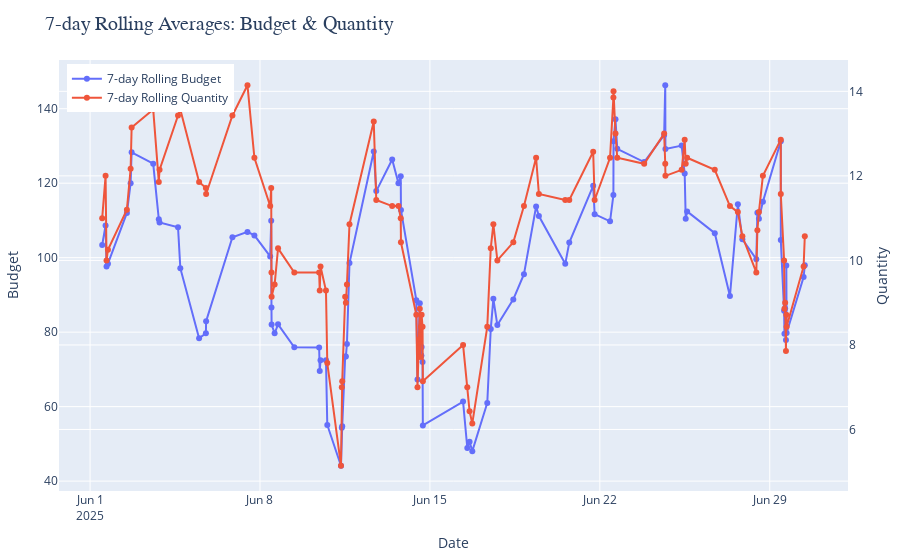
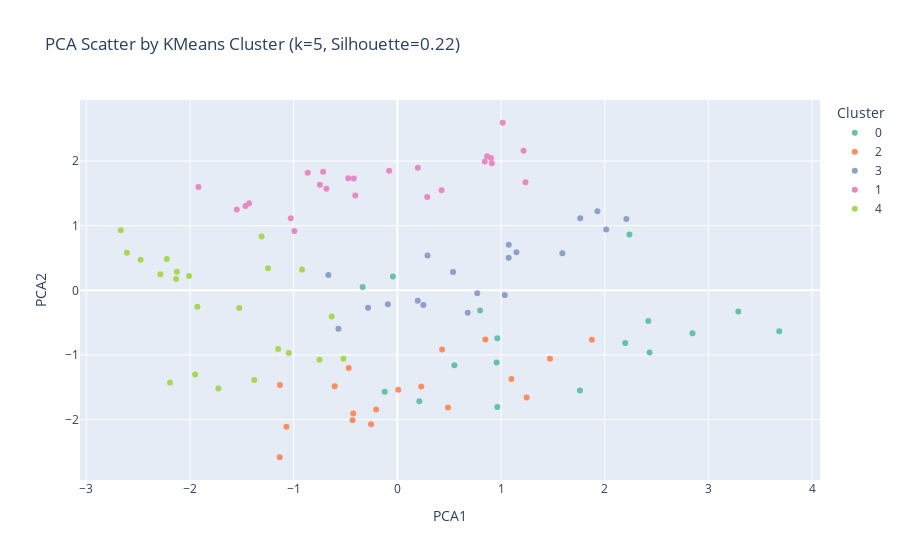
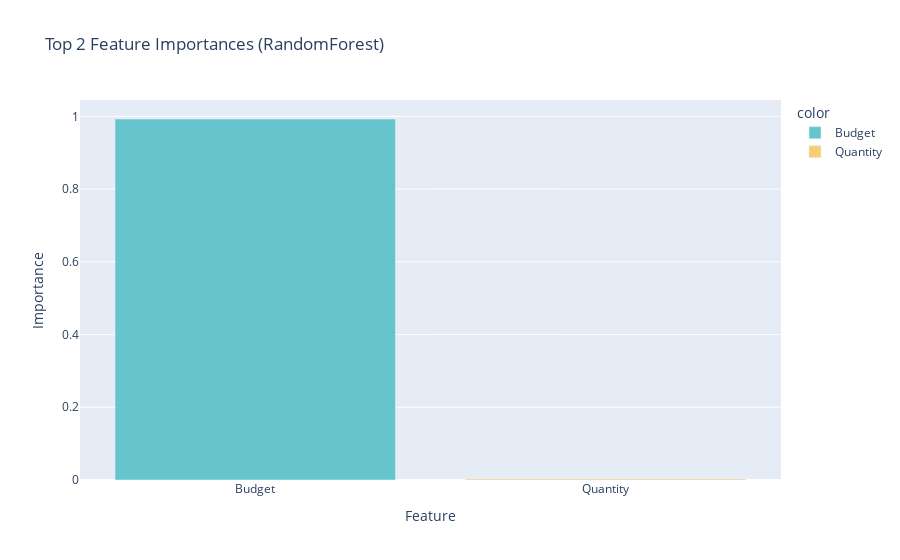

Notebook code cell kept with these figures, in order:
### Code cell
import sys
import subprocess
import pandas as pd
import numpy as np
import random
from sklearn.cluster import KMeans
from sklearn.metrics import silhouette_score, root_mean_squared_error, r2_score
from sklearn.decomposition import PCA
from sklearn.linear_model import RidgeCV
from sklearn.ensemble import RandomForestRegressor
from sklearn.model_selection import GridSearchCV, train_test_split
from sklearn.preprocessing import StandardScaler
import joblib
import pytz
import warnings
from sklearn.inspection import PartialDependenceDisplay

# Auto-install required packages if missing
def pip_install(pkg):
    try:
        __import__(pkg)
    except ImportError:
        subprocess.check_call([sys.executable, "-m", "pip", "install", pkg])

for pkg in ['pandas', 'numpy', 'scikit-learn', 'plotly', 'joblib', 'pytz']:
    pip_install(pkg)

import plotly.express as px
import plotly.graph_objects as go
warnings.filterwarnings("ignore")

random.seed(42)
np.random.seed(42)

# Load data
athens = pytz.timezone('Europe/Athens')
df = pd.read_csv("output.csv", parse_dates=['Date of Purchase'])
if df['Date of Purchase'].dt.tz is None:
    df['Date of Purchase'] = df['Date of Purchase'].dt.tz_localize('Europe/Athens')
else:
    df['Date of Purchase'] = df['Date of Purchase'].dt.tz_convert('Europe/Athens')

df = df.sort_values('Date of Purchase').reset_index(drop=True)

# Feature engineering
df['Budget_rolling7'] = df['Budget'].rolling(7, min_periods=1).mean()
df['Quantity_rolling7'] = df['Quantity'].rolling(7, min_periods=1).mean()
df['Hour'] = df['Date of Purchase'].dt.hour
df['Weekday'] = df['Date of Purchase'].dt.day_name()
df['IsWeekend'] = df['Date of Purchase'].dt.weekday >= 5

df_enc = pd.get_dummies(df, columns=['Store Name', 'Gender'], drop_first=True)

# Plot dual-axis line of rolling averages
fig = go.Figure()
fig.add_trace(go.Scatter(
    x=df['Date of Purchase'], y=df['Budget_rolling7'],
    name='7-day Rolling Budget', yaxis='y1', mode='lines+markers'
))
fig.add_trace(go.Scatter(
    x=df['Date of Purchase'], y=df['Quantity_rolling7'],
    name='7-day Rolling Quantity', yaxis='y2', mode='lines+markers'
))
fig.update_layout(
    title="7-day Rolling Averages: Budget & Quantity",
    yaxis=dict(title='Budget'),
    yaxis2=dict(title='Quantity', overlaying='y', side='right'),
    xaxis=dict(title='Date'),
    legend=dict(x=0.01, y=0.99),
    margin=dict(l=40, r=40, t=60, b=40),
    title_font=dict(size=20, family="Arial")
)
fig.show()

# KMeans clustering (k=2..6), silhouette selection, PCA scatter
features = ['Age', 'Quantity', 'Budget', 'Hour'] + \
           [c for c in df_enc.columns if c.startswith('Store Name_') or c.startswith('Gender_')]
X = df_enc[features].values
scaler = StandardScaler()
X_scaled = scaler.fit_transform(X)

best_score = -1
best_k = 2
best_labels = None
for k in range(2, 7):
    km = KMeans(n_clusters=k, random_state=42, n_init=10)
    labels = km.fit_predict(X_scaled)
    score = silhouette_score(X_scaled, labels)
    if score > best_score:
        best_score = score
        best_k = k
        best_labels = labels

pca = PCA(n_components=2, random_state=42)
X_pca = pca.fit_transform(X_scaled)
fig2 = px.scatter(
    x=X_pca[:,0], y=X_pca[:,1], color=best_labels.astype(str),
    title=f"PCA Scatter by KMeans Cluster (k={best_k}, Silhouette={best_score:.2f})",
    labels={'x':'PCA1', 'y':'PCA2', 'color':'Cluster'},
    color_discrete_sequence=px.colors.qualitative.Set2
)
fig2.show()

print(f"Best KMeans k={best_k}, silhouette={best_score:.3f}")

# Regression: RidgeCV & RandomForestRegressor, GridSearchCV, RMSE/R2
target = 'Budget'
Xreg = df_enc[features]
yreg = df[target]
X_train, X_test, y_train, y_test = train_test_split(Xreg, yreg, test_size=0.25, random_state=42)

# RidgeCV
ridge = RidgeCV(alphas=np.logspace(-3, 3, 20), cv=5)
ridge.fit(X_train, y_train)
y_pred_ridge = ridge.predict(X_test)
rmse_ridge = root_mean_squared_error(y_test, y_pred_ridge)
r2_ridge = r2_score(y_test, y_pred_ridge)

# RandomForestRegressor with GridSearchCV
rf = RandomForestRegressor(random_state=42)
param_grid = {'n_estimators': [50, 100], 'max_depth': [3, 5, 8]}
gs = GridSearchCV(rf, param_grid, cv=3, n_jobs=-1)
gs.fit(X_train, y_train)
y_pred_rf = gs.predict(X_test)
rmse_rf = root_mean_squared_error(y_test, y_pred_rf)
r2_rf = r2_score(y_test, y_pred_rf)

print(f"RidgeCV: RMSE={rmse_ridge:.2f}, R2={r2_ridge:.2f}")
print(f"RandomForest: RMSE={rmse_rf:.2f}, R2={r2_rf:.2f}")

# Feature importances/coefs
importances = None
feat_names = Xreg.columns
if hasattr(gs.best_estimator_, "feature_importances_"):
    importances = gs.best_estimator_.feature_importances_
    top_idx = np.argsort(importances)[::-1][:2]
    print("RandomForest top features:")
    for i in top_idx:
        print(f"  {feat_names[i]}: {importances[i]:.3f}")
    fig3 = px.bar(
        x=[feat_names[i] for i in top_idx],
        y=[importances[i] for i in top_idx],
        labels={'x':'Feature', 'y':'Importance'},
        title="Top 2 Feature Importances (RandomForest)",
        color=[feat_names[i] for i in top_idx],
        color_discrete_sequence=px.colors.qualitative.Pastel
    )
    fig3.show()
else:
    coefs = ridge.coef_
    top_idx = np.argsort(np.abs(coefs))[::-1][:2]
    print("RidgeCV top features:")
    for i in top_idx:
        print(f"  {feat_names[i]}: {coefs[i]:.3f}")
    fig3 = px.bar(
        x=[feat_names[i] for i in top_idx],
        y=[coefs[i] for i in top_idx],
        labels={'x':'Feature', 'y':'Coefficient'},
        title="Top 2 Coefficients (RidgeCV)",
        color=[feat_names[i] for i in top_idx],
        color_discrete_sequence=px.colors.qualitative.Pastel
    )
    fig3.show()

# Partial dependence plot for top 2 features (RandomForest)
import matplotlib.pyplot as plt
pip_install('matplotlib')  # Ensure matplotlib is available

fig4, ax = plt.subplots(1, 2, figsize=(10, 4))
PartialDependenceDisplay.from_estimator(
    gs.best_estimator_, X_test, [top_idx[0], top_idx[1]], feature_names=feat_names, ax=ax
)
plt.tight_layout()
plt.show()

# Save best model and results
joblib.dump(gs.best_estimator_, "best_model.joblib")
results_df = pd.DataFrame([{
    "Best_KMeans_k": best_k,
    "Silhouette": best_score,
    "RidgeCV_RMSE": rmse_ridge,
    "RidgeCV_R2": r2_ridge,
    "RF_RMSE": rmse_rf,
    "RF_R2": r2_rf
}])
results_df.to_csv("results.csv", index=False)
print("Best model saved as best_model.joblib and results written to results.csv")

### Figure 1 — Plotly figure (JSON) as saved in the notebook; plotly's stock layout.template omitted (floating-point values rounded to 4 significant figures)
{"data": [{"mode": "lines+markers", "name": "7-day Rolling Budget", "type": "scatter", "x": ["2025-06-01T11:59:23.000000000", "2025-06-01T15:19:48.000000000", "2025-06-01T16:16:59.000000000", "2025-06-01T17:39:36.000000000", "2025-06-02T12:24:20.000000000", "2025-06-02T16:05:54.000000000", "2025-06-02T17:05:26.000000000", "2025-06-03T14:24:38.000000000", "2025-06-03T19:57:09.000000000", "2025-06-03T20:41:02.000000000", "2025-06-04T14:57:36.000000000", "2025-06-04T17:13:29.000000000", "2025-06-05T11:47:35.000000000", "2025-06-05T18:30:35.000000000", "2025-06-05T18:44:00.000000000", "2025-06-06T20:44:33.000000000", "2025-06-07T11:37:44.000000000", "2025-06-07T18:28:08.000000000", "2025-06-08T10:04:45.000000000", "2025-06-08T11:05:46.000000000", "2025-06-08T11:21:01.000000000", "2025-06-08T11:28:51.000000000", "2025-06-08T14:28:04.000000000", "2025-06-08T17:51:26.000000000", "2025-06-09T09:56:06.000000000", "2025-06-10T10:28:53.000000000", "2025-06-10T11:03:37.000000000", "2025-06-10T11:51:12.000000000", "2025-06-10T17:13:45.000000000", "2025-06-10T18:32:38.000000000", "2025-06-11T08:03:37.000000000", "2025-06-11T08:54:26.000000000", "2025-06-11T09:18:27.000000000", "2025-06-11T12:13:42.000000000", "2025-06-11T12:55:04.000000000", "2025-06-11T13:57:34.000000000", "2025-06-11T16:29:26.000000000", "2025-06-12T16:27:42.000000000", "2025-06-12T18:57:53.000000000", "2025-06-13T10:42:41.000000000", "2025-06-13T16:53:00.000000000", "2025-06-13T19:09:45.000000000", "2025-06-13T19:21:51.000000000", "2025-06-14T10:33:59.000000000", "2025-06-14T11:42:58.000000000", "2025-06-14T13:59:34.000000000", "2025-06-14T14:02:00.000000000", "2025-06-14T14:20:54.000000000", "2025-06-14T15:25:44.000000000", "2025-06-14T15:27:26.000000000", "2025-06-14T15:46:50.000000000", "2025-06-14T16:43:47.000000000", "2025-06-14T17:01:24.000000000", "2025-06-16T08:47:34.000000000", "2025-06-16T12:57:58.000000000", "2025-06-16T15:13:55.000000000", "2025-06-16T17:54:49.000000000", "2025-06-17T08:42:52.000000000", "2025-06-17T12:08:59.000000000", "2025-06-17T14:43:53.000000000", "2025-06-17T18:40:39.000000000", "2025-06-18T10:27:08.000000000", "2025-06-18T20:59:33.000000000", "2025-06-19T08:59:19.000000000", "2025-06-19T11:45:44.000000000", "2025-06-20T13:48:57.000000000", "2025-06-20T17:47:45.000000000", "2025-06-21T17:25:56.000000000", "2025-06-21T18:53:00.000000000", "2025-06-22T10:05:41.000000000", "2025-06-22T13:25:07.000000000", "2025-06-22T13:32:30.000000000", "2025-06-22T15:28:57.000000000", "2025-06-22T17:13:34.000000000", "2025-06-23T19:50:35.000000000", "2025-06-24T15:35:45.000000000", "2025-06-24T16:41:17.000000000", "2025-06-24T16:51:38.000000000", "2025-06-25T08:55:07.000000000", "2025-06-25T11:53:40.000000000", "2025-06-25T12:54:43.000000000", "2025-06-25T14:17:48.000000000", "2025-06-26T17:38:41.000000000", "2025-06-27T08:39:09.000000000", "2025-06-27T16:28:57.000000000", "2025-06-27T20:55:14.000000000", "2025-06-28T10:43:46.000000000", "2025-06-28T11:46:57.000000000", "2025-06-28T13:17:10.000000000", "2025-06-28T17:14:12.000000000", "2025-06-29T10:54:56.000000000", "2025-06-29T10:55:21.000000000", "2025-06-29T14:11:37.000000000", "2025-06-29T14:32:48.000000000", "2025-06-29T15:13:43.000000000", "2025-06-29T16:01:11.000000000", "2025-06-29T16:23:14.000000000", "2025-06-29T16:39:47.000000000", "2025-06-30T09:29:08.000000000", "2025-06-30T10:39:34.000000000"], "y": [103.4, 108.6, 97.65, 98.4, 112.0, 120.0, 128.3, 125.2, 110.3, 109.4, 108.2, 97.18, 78.34, 79.7, 82.94, 105.5, 106.9, 106.0, 100.3, 109.9, 86.6, 82.04, 79.7, 82.1, 75.93, 75.88, 69.55, 72.44, 72.46, 55.08, 44.14, 54.33, 54.71, 73.48, 73.49, 76.78, 98.57, 128.5, 117.9, 126.4, 120.0, 121.8, 112.8, 88.59, 67.28, 87.75, 74.97, 75.32, 73.73, 73.69, 76.01, 71.99, 54.95, 61.36, 48.88, 50.56, 48.05, 60.99, 80.83, 88.95, 81.9, 88.8, 95.55, 113.7, 111.2, 98.34, 104.1, 119.3, 111.7, 109.8, 116.8, 131.3, 137.2, 129.2, 125.7, 132.9, 146.3, 129.2, 130.1, 122.6, 110.4, 112.4, 106.6, 89.73, 114.3, 104.9, 99.59, 112.0, 110.4, 115.0, 131.3, 104.7, 85.77, 79.54, 86.32, 77.9, 97.87, 79.77, 94.81, 97.97], "yaxis": "y"}, {"mode": "lines+markers", "name": "7-day Rolling Quantity", "type": "scatter", "x": ["2025-06-01T11:59:23.000000000", "2025-06-01T15:19:48.000000000", "2025-06-01T16:16:59.000000000", "2025-06-01T17:39:36.000000000", "2025-06-02T12:24:20.000000000", "2025-06-02T16:05:54.000000000", "2025-06-02T17:05:26.000000000", "2025-06-03T14:24:38.000000000", "2025-06-03T19:57:09.000000000", "2025-06-03T20:41:02.000000000", "2025-06-04T14:57:36.000000000", "2025-06-04T17:13:29.000000000", "2025-06-05T11:47:35.000000000", "2025-06-05T18:30:35.000000000", "2025-06-05T18:44:00.000000000", "2025-06-06T20:44:33.000000000", "2025-06-07T11:37:44.000000000", "2025-06-07T18:28:08.000000000", "2025-06-08T10:04:45.000000000", "2025-06-08T11:05:46.000000000", "2025-06-08T11:21:01.000000000", "2025-06-08T11:28:51.000000000", "2025-06-08T14:28:04.000000000", "2025-06-08T17:51:26.000000000", "2025-06-09T09:56:06.000000000", "2025-06-10T10:28:53.000000000", "2025-06-10T11:03:37.000000000", "2025-06-10T11:51:12.000000000", "2025-06-10T17:13:45.000000000", "2025-06-10T18:32:38.000000000", "2025-06-11T08:03:37.000000000", "2025-06-11T08:54:26.000000000", "2025-06-11T09:18:27.000000000", "2025-06-11T12:13:42.000000000", "2025-06-11T12:55:04.000000000", "2025-06-11T13:57:34.000000000", "2025-06-11T16:29:26.000000000", "2025-06-12T16:27:42.000000000", "2025-06-12T18:57:53.000000000", "2025-06-13T10:42:41.000000000", "2025-06-13T16:53:00.000000000", "2025-06-13T19:09:45.000000000", "2025-06-13T19:21:51.000000000", "2025-06-14T10:33:59.000000000", "2025-06-14T11:42:58.000000000", "2025-06-14T13:59:34.000000000", "2025-06-14T14:02:00.000000000", "2025-06-14T14:20:54.000000000", "2025-06-14T15:25:44.000000000", "2025-06-14T15:27:26.000000000", "2025-06-14T15:46:50.000000000", "2025-06-14T16:43:47.000000000", "2025-06-14T17:01:24.000000000", "2025-06-16T08:47:34.000000000", "2025-06-16T12:57:58.000000000", "2025-06-16T15:13:55.000000000", "2025-06-16T17:54:49.000000000", "2025-06-17T08:42:52.000000000", "2025-06-17T12:08:59.000000000", "2025-06-17T14:43:53.000000000", "2025-06-17T18:40:39.000000000", "2025-06-18T10:27:08.000000000", "2025-06-18T20:59:33.000000000", "2025-06-19T08:59:19.000000000", "2025-06-19T11:45:44.000000000", "2025-06-20T13:48:57.000000000", "2025-06-20T17:47:45.000000000", "2025-06-21T17:25:56.000000000", "2025-06-21T18:53:00.000000000", "2025-06-22T10:05:41.000000000", "2025-06-22T13:25:07.000000000", "2025-06-22T13:32:30.000000000", "2025-06-22T15:28:57.000000000", "2025-06-22T17:13:34.000000000", "2025-06-23T19:50:35.000000000", "2025-06-24T15:35:45.000000000", "2025-06-24T16:41:17.000000000", "2025-06-24T16:51:38.000000000", "2025-06-25T08:55:07.000000000", "2025-06-25T11:53:40.000000000", "2025-06-25T12:54:43.000000000", "2025-06-25T14:17:48.000000000", "2025-06-26T17:38:41.000000000", "2025-06-27T08:39:09.000000000", "2025-06-27T16:28:57.000000000", "2025-06-27T20:55:14.000000000", "2025-06-28T10:43:46.000000000", "2025-06-28T11:46:57.000000000", "2025-06-28T13:17:10.000000000", "2025-06-28T17:14:12.000000000", "2025-06-29T10:54:56.000000000", "2025-06-29T10:55:21.000000000", "2025-06-29T14:11:37.000000000", "2025-06-29T14:32:48.000000000", "2025-06-29T15:13:43.000000000", "2025-06-29T16:01:11.000000000", "2025-06-29T16:23:14.000000000", "2025-06-29T16:39:47.000000000", "2025-06-30T09:29:08.000000000", "2025-06-30T10:39:34.000000000"], "y": [11.0, 12.0, 10.0, 10.25, 11.2, 12.17, 13.14, 13.57, 11.86, 12.14, 13.43, 13.57, 11.86, 11.71, 11.57, 13.43, 14.14, 12.43, 11.29, 11.71, 9.714, 9.143, 9.429, 10.29, 9.714, 9.714, 9.286, 9.857, 9.286, 7.571, 5.143, 7.0, 7.143, 9.143, 9.0, 9.429, 10.86, 13.29, 11.43, 11.29, 11.29, 11.0, 10.43, 8.714, 7.0, 8.857, 8.143, 7.714, 8.429, 8.429, 8.714, 8.429, 7.143, 8.0, 7.0, 6.429, 6.143, 8.429, 10.29, 10.86, 10.0, 10.43, 11.29, 12.43, 11.57, 11.43, 11.43, 12.57, 11.43, 12.43, 13.86, 14.0, 13.0, 12.43, 12.29, 13.0, 12.29, 12.0, 12.14, 12.86, 12.29, 12.43, 12.14, 11.29, 11.14, 10.57, 9.714, 10.71, 11.14, 12.0, 12.86, 11.57, 10.0, 8.857, 9.0, 7.857, 8.714, 8.429, 9.857, 10.57], "yaxis": "y2"}], "layout": {"legend": {"x": 0.01, "y": 0.99}, "margin": {"b": 40, "l": 40, "r": 40, "t": 60}, "title": {"font": {"family": "Arial", "size": 20}, "text": "7-day Rolling Averages: Budget & Quantity"}, "xaxis": {"title": {"text": "Date"}}, "yaxis": {"title": {"text": "Budget"}}, "yaxis2": {"overlaying": "y", "side": "right", "title": {"text": "Quantity"}}}}

### Figure 2 — Plotly figure (JSON) as saved in the notebook; plotly's stock layout.template omitted (floating-point values rounded to 4 significant figures)
{"data": [{"hovertemplate": "Cluster=0<br>PCA1=%{x}<br>PCA2=%{y}<extra></extra>", "legendgroup": "0", "marker": {"color": "rgb(102,194,165)", "symbol": "circle"}, "mode": "markers", "name": "0", "orientation": "v", "showlegend": true, "type": "scatter", "x": [0.9635, 0.2111, 0.5494, 2.433, 0.9562, 2.197, -0.0434, 2.846, 1.761, 0.9636, 3.288, 0.7974, 2.42, -0.3358, 3.683, 2.238, -0.1231], "xaxis": "x", "y": [-0.7416, -1.717, -1.16, -0.9609, -1.116, -0.8169, 0.2118, -0.665, -1.549, -1.805, -0.3296, -0.3129, -0.4748, 0.05165, -0.6327, 0.8631, -1.568], "yaxis": "y"}, {"hovertemplate": "Cluster=2<br>PCA1=%{x}<br>PCA2=%{y}<extra></extra>", "legendgroup": "2", "marker": {"color": "rgb(252,141,98)", "symbol": "circle"}, "mode": "markers", "name": "2", "orientation": "v", "showlegend": true, "type": "scatter", "x": [1.1, -1.134, 1.471, -0.4699, -0.4331, -0.6051, 0.2297, -1.071, 1.876, 0.008187, -0.2055, -0.4264, -1.136, 0.4872, 0.8485, 0.4306, -0.2544, 1.246], "xaxis": "x", "y": [-1.37, -1.463, -1.057, -1.201, -2.011, -1.483, -1.487, -2.11, -0.7658, -1.537, -1.845, -1.904, -2.582, -1.811, -0.7613, -0.9164, -2.073, -1.658], "yaxis": "y"}, {"hovertemplate": "Cluster=3<br>PCA1=%{x}<br>PCA2=%{y}<extra></extra>", "legendgroup": "3", "marker": {"color": "rgb(141,160,203)", "symbol": "circle"}, "mode": "markers", "name": "3", "orientation": "v", "showlegend": true, "type": "scatter", "x": [-0.09178, 1.074, 1.148, 1.591, 0.2504, 1.035, -0.569, -0.6659, 1.929, 2.208, 0.6777, 0.2909, 0.7699, 0.1963, 2.014, -0.2832, 1.073, 1.763, 0.5365], "xaxis": "x", "y": [-0.2174, 0.7051, 0.5904, 0.5723, -0.2265, -0.07151, -0.5928, 0.2387, 1.223, 1.103, -0.3483, 0.5402, -0.04606, -0.1631, 0.9416, -0.2679, 0.5052, 1.116, 0.2842], "yaxis": "y"}, {"hovertemplate": "Cluster=1<br>PCA1=%{x}<br>PCA2=%{y}<extra></extra>", "legendgroup": "1", "marker": {"color": "rgb(231,138,195)", "symbol": "circle"}, "mode": "markers", "name": "1", "orientation": "v", "showlegend": true, "type": "scatter", "x": [1.235, -0.6855, 0.1971, 0.2871, -0.7475, -1.919, 0.9114, -1.029, 0.8655, -1.431, 1.217, 0.9025, -1.55, 1.015, -0.4071, -0.7167, 0.4256, -0.07929, 0.8426, -0.4206, -1.465, -0.8654, -0.4742, -0.9941], "xaxis": "x", "y": [1.671, 1.57, 1.897, 1.443, 1.633, 1.598, 1.964, 1.113, 2.075, 1.345, 2.159, 2.048, 1.251, 2.592, 1.466, 1.834, 1.547, 1.849, 1.991, 1.73, 1.304, 1.817, 1.734, 0.9185], "yaxis": "y"}, {"hovertemplate": "Cluster=4<br>PCA1=%{x}<br>PCA2=%{y}<extra></extra>", "legendgroup": "4", "marker": {"color": "rgb(166,216,84)", "symbol": "circle"}, "mode": "markers", "name": "4", "orientation": "v", "showlegend": true, "type": "scatter", "x": [-2.194, -1.248, -1.929, -1.526, -0.6339, -2.287, -2.669, -0.5212, -1.381, -2.61, -2.477, -1.31, -2.01, -2.127, -1.15, -1.727, -0.7518, -2.225, -0.9201, -1.951, -2.135, -1.048], "xaxis": "x", "y": [-1.426, 0.3402, -0.2545, -0.2741, -0.4052, 0.2497, 0.9302, -1.058, -1.387, 0.5805, 0.4744, 0.8333, 0.2216, 0.2879, -0.9086, -1.519, -1.073, 0.4859, 0.3205, -1.301, 0.1737, -0.9699], "yaxis": "y"}], "layout": {"legend": {"title": {"text": "Cluster"}, "tracegroupgap": 0}, "title": {"text": "PCA Scatter by KMeans Cluster (k=5, Silhouette=0.22)"}, "xaxis": {"anchor": "y", "domain": [0, 1], "title": {"text": "PCA1"}}, "yaxis": {"anchor": "x", "domain": [0, 1], "title": {"text": "PCA2"}}}}

### Figure 3 — Plotly figure (JSON) as saved in the notebook; plotly's stock layout.template omitted (floating-point values rounded to 4 significant figures)
{"data": [{"hovertemplate": "color=Budget<br>Feature=%{x}<br>Importance=%{y}<extra></extra>", "legendgroup": "Budget", "marker": {"color": "rgb(102, 197, 204)", "pattern": {"shape": ""}}, "name": "Budget", "orientation": "v", "showlegend": true, "textposition": "auto", "type": "bar", "x": ["Budget"], "xaxis": "x", "y": [0.9926], "yaxis": "y"}, {"hovertemplate": "color=Quantity<br>Feature=%{x}<br>Importance=%{y}<extra></extra>", "legendgroup": "Quantity", "marker": {"color": "rgb(246, 207, 113)", "pattern": {"shape": ""}}, "name": "Quantity", "orientation": "v", "showlegend": true, "textposition": "auto", "type": "bar", "x": ["Quantity"], "xaxis": "x", "y": [0.002702], "yaxis": "y"}], "layout": {"barmode": "relative", "legend": {"title": {"text": "color"}, "tracegroupgap": 0}, "title": {"text": "Top 2 Feature Importances (RandomForest)"}, "xaxis": {"anchor": "y", "domain": [0, 1], "title": {"text": "Feature"}}, "yaxis": {"anchor": "x", "domain": [0, 1], "title": {"text": "Importance"}}}}
